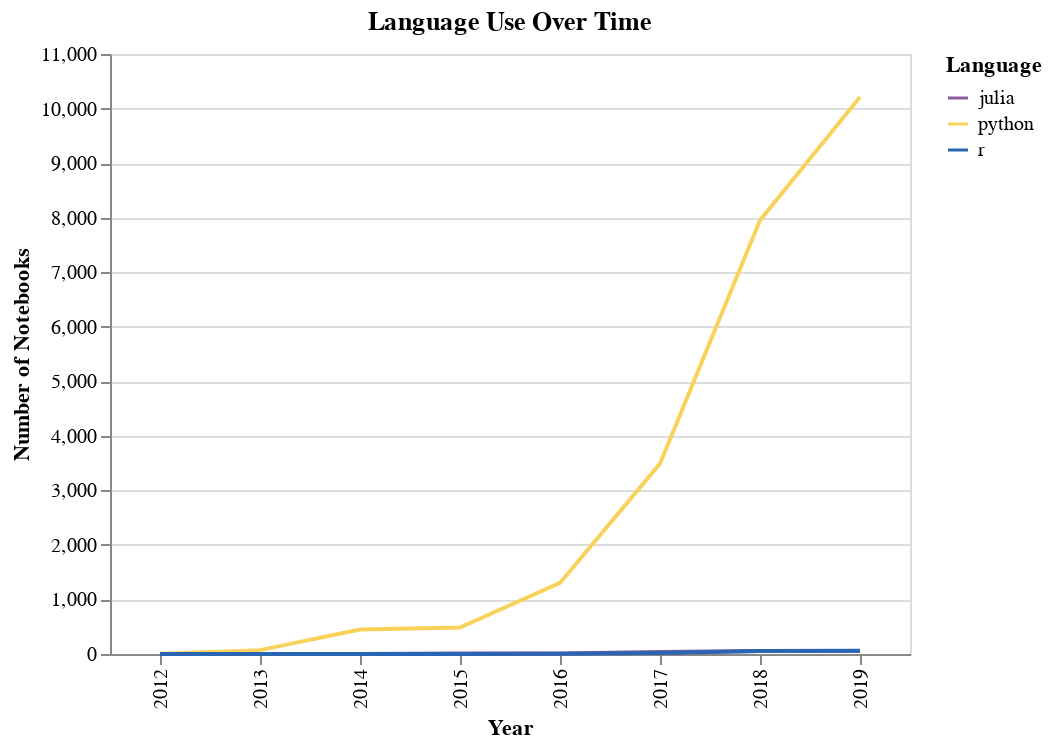

Notebook source saved alongside this figure:
### Code cell
py_counts = lang_over_time('python')
ju_counts = lang_over_time('julia')
r_counts = lang_over_time('r')

lang_counts = pd.concat([py_counts, ju_counts, r_counts])
lang_counts['prop'] = lang_counts['count']/lang_counts['total']

alt.Chart(lang_counts, width = 400, title = 'Language Use Over Time').mark_line().encode(
    alt.X('year:O', title = 'Year'),
    alt.Y('count', title = 'Number of Notebooks'),
    alt.Color('language', 
              scale = alt.Scale(domain = ['julia','python','r'], range = ['#8A5D9F','#F9D25B','#2A65B3']),
              title = 'Language'
    )
)

### Figure 1 — Vega-Lite specification as saved in the notebook (floating-point values rounded to 4 significant figures)
{"$schema": "https://vega.github.io/schema/vega-lite/v3.3.0.json", "config": {"mark": {"tooltip": null}, "view": {"height": 300, "width": 400}}, "data": {"name": "data-8cecff06d1111ab2e7d8721b51e57209"}, "datasets": {"data-8cecff06d1111ab2e7d8721b51e57209": [{"count": 5, "language": "python", "prop": 1, "total": 5, "year": 2012}, {"count": 71, "language": "python", "prop": 0.9726, "total": 73, "year": 2013}, {"count": 447, "language": "python", "prop": 0.9274, "total": 482, "year": 2014}, {"count": 486, "language": "python", "prop": 0.7582, "total": 641, "year": 2015}, {"count": 1303, "language": "python", "prop": 0.7589, "total": 1717, "year": 2016}, {"count": 3490, "language": "python", "prop": 0.775, "total": 4503, "year": 2017}, {"count": 7951, "language": "python", "prop": 0.7834, "total": 10149, "year": 2018}, {"count": 10213, "language": "python", "prop": 0.7987, "total": 12787, "year": 2019}, {"count": 0, "language": "julia", "prop": 0, "total": 5, "year": 2012}, {"count": 0, "language": "julia", "prop": 0, "total": 73, "year": 2013}, {"count": 0, "language": "julia", "prop": 0, "total": 482, "year": 2014}, {"count": 7, "language": "julia", "prop": 0.01092, "total": 641, "year": 2015}, {"count": 9, "language": "julia", "prop": 0.005242, "total": 1717, "year": 2016}, {"count": 35, "language": "julia", "prop": 0.007773, "total": 4503, "year": 2017}, {"count": 57, "language": "julia", "prop": 0.005616, "total": 10149, "year": 2018}, {"count": 53, "language": "julia", "prop": 0.004145, "total": 12787, "year": 2019}, {"count": 0, "language": "r", "prop": 0, "total": 5, "year": 2012}, {"count": 0, "language": "r", "prop": 0, "total": 73, "year": 2013}, {"count": 0, "language": "r", "prop": 0, "total": 482, "year": 2014}, {"count": 2, "language": "r", "prop": 0.00312, "total": 641, "year": 2015}, {"count": 5, "language": "r", "prop": 0.002912, "total": 1717, "year": 2016}, {"count": 19, "language": "r", "prop": 0.004219, "total": 4503, "year": 2017}, {"count": 53, "language": "r", "prop": 0.005222, "total": 10149, "year": 2018}, {"count": 58, "language": "r", "prop": 0.004536, "total": 12787, "year": 2019}]}, "encoding": {"color": {"field": "language", "scale": {"domain": ["julia", "python", "r"], "range": ["#8A5D9F", "#F9D25B", "#2A65B3"]}, "title": "Language", "type": "nominal"}, "x": {"field": "year", "title": "Year", "type": "ordinal"}, "y": {"field": "count", "title": "Number of Notebooks", "type": "quantitative"}}, "mark": "line", "title": "Language Use Over Time", "width": 400}
